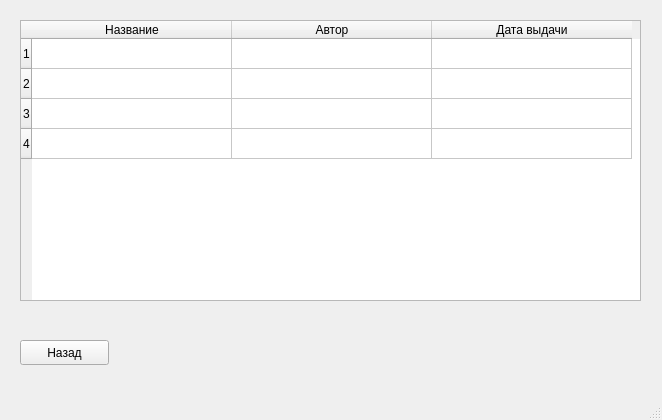
<?xml version="1.0" encoding="UTF-8"?>
<ui version="4.0">
 <class>MainWindow</class>
 <widget class="QMainWindow" name="MainWindow">
  <property name="geometry">
   <rect>
    <x>0</x>
    <y>0</y>
    <width>662</width>
    <height>420</height>
   </rect>
  </property>
  <property name="windowTitle">
   <string>Взятые книги</string>
  </property>
  <widget class="QWidget" name="centralwidget">
   <widget class="QTableWidget" name="tableWidget">
    <property name="geometry">
     <rect>
      <x>20</x>
      <y>20</y>
      <width>621</width>
      <height>281</height>
     </rect>
    </property>
    <property name="dragEnabled">
     <bool>true</bool>
    </property>
    <property name="rowCount">
     <number>4</number>
    </property>
    <property name="columnCount">
     <number>3</number>
    </property>
    <attribute name="horizontalHeaderDefaultSectionSize">
     <number>200</number>
    </attribute>
    <row/>
    <row/>
    <row/>
    <row/>
    <column>
     <property name="text">
      <string>Название</string>
     </property>
    </column>
    <column>
     <property name="text">
      <string>Автор</string>
     </property>
    </column>
    <column>
     <property name="text">
      <string>Дата выдачи</string>
     </property>
    </column>
   </widget>
   <widget class="QPushButton" name="pushButton">
    <property name="geometry">
     <rect>
      <x>20</x>
      <y>340</y>
      <width>89</width>
      <height>25</height>
     </rect>
    </property>
    <property name="text">
     <string>Назад</string>
    </property>
   </widget>
  </widget>
  <widget class="QMenuBar" name="menubar">
   <property name="geometry">
    <rect>
     <x>0</x>
     <y>0</y>
     <width>662</width>
     <height>22</height>
    </rect>
   </property>
  </widget>
  <widget class="QStatusBar" name="statusbar"/>
 </widget>
 <resources/>
 <connections/>
</ui>
